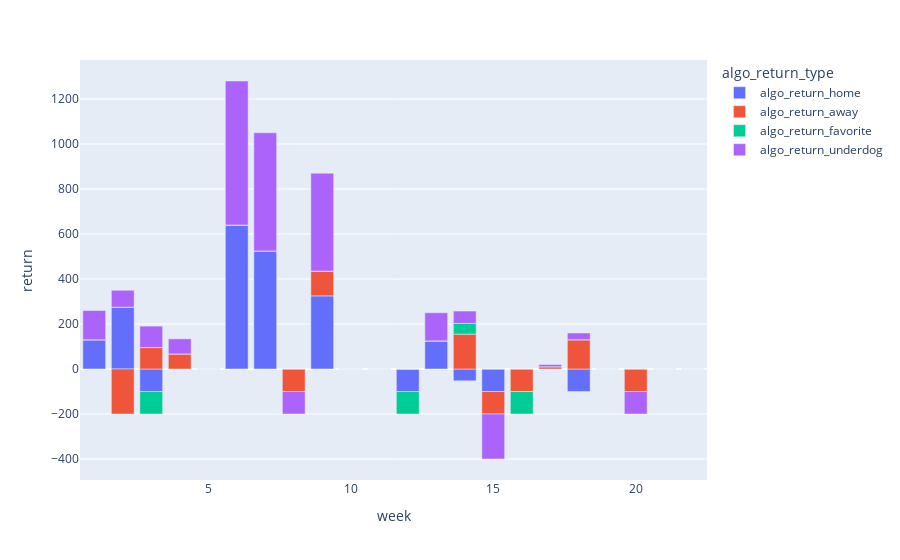

Notebook code for this chart:
### Code cell
# Week by week return 

fig = px.bar(test_pivoted, x="week", y="return", color='algo_return_type')
fig.show()

### Figure 1 — Plotly figure (JSON) as saved in the notebook; plotly's stock layout.template omitted (floating-point values rounded to 4 significant figures)
{"data": [{"alignmentgroup": "True", "hovertemplate": "algo_return_type=algo_return_home<br>week=%{x}<br>return=%{y}<extra></extra>", "legendgroup": "algo_return_home", "marker": {"color": "#636efa", "pattern": {"shape": ""}}, "name": "algo_return_home", "offsetgroup": "algo_return_home", "orientation": "v", "showlegend": true, "textposition": "auto", "type": "bar", "x": [1, 2, 3, 4, 5, 6, 7, 8, 9, 10, 11, 12, 13, 14, 15, 16, 17, 18, 19, 20, 21, 22], "xaxis": "x", "y": [130, 275, -100, 0, 0, 640, 525, 0, 325, 0, 0, -100, 125, -52.38, -100, 0, 0, -100, 0, 0, 0, 0], "yaxis": "y"}, {"alignmentgroup": "True", "hovertemplate": "algo_return_type=algo_return_away<br>week=%{x}<br>return=%{y}<extra></extra>", "legendgroup": "algo_return_away", "marker": {"color": "#EF553B", "pattern": {"shape": ""}}, "name": "algo_return_away", "offsetgroup": "algo_return_away", "orientation": "v", "showlegend": true, "textposition": "auto", "type": "bar", "x": [1, 2, 3, 4, 5, 6, 7, 8, 9, 10, 11, 12, 13, 14, 15, 16, 17, 18, 19, 20, 21, 22], "xaxis": "x", "y": [0, -200, 95.24, 67, 0, 0, 0, -100, 110, 0, 0, 0, 0, 155, -100, -100, 10, 130, 0, -100, 0, 0], "yaxis": "y"}, {"alignmentgroup": "True", "hovertemplate": "algo_return_type=algo_return_favorite<br>week=%{x}<br>return=%{y}<extra></extra>", "legendgroup": "algo_return_favorite", "marker": {"color": "#00cc96", "pattern": {"shape": ""}}, "name": "algo_return_favorite", "offsetgroup": "algo_return_favorite", "orientation": "v", "showlegend": true, "textposition": "auto", "type": "bar", "x": [1, 2, 3, 4, 5, 6, 7, 8, 9, 10, 11, 12, 13, 14, 15, 16, 17, 18, 19, 20, 21, 22], "xaxis": "x", "y": [0, 0, -100, 0, 0, 0, 0, 0, 0, 0, 0, -100, 0, 47.62, 0, -100, 0, 0, 0, 0, 0, 0], "yaxis": "y"}, {"alignmentgroup": "True", "hovertemplate": "algo_return_type=algo_return_underdog<br>week=%{x}<br>return=%{y}<extra></extra>", "legendgroup": "algo_return_underdog", "marker": {"color": "#ab63fa", "pattern": {"shape": ""}}, "name": "algo_return_underdog", "offsetgroup": "algo_return_underdog", "orientation": "v", "showlegend": true, "textposition": "auto", "type": "bar", "x": [1, 2, 3, 4, 5, 6, 7, 8, 9, 10, 11, 12, 13, 14, 15, 16, 17, 18, 19, 20, 21, 22], "xaxis": "x", "y": [130, 75, 95.24, 67, 0, 640, 525, -100, 435, 0, 0, 0, 125, 55, -200, 0, 10, 30, 0, -100, 0, 0], "yaxis": "y"}], "layout": {"barmode": "relative", "legend": {"title": {"text": "algo_return_type"}, "tracegroupgap": 0}, "margin": {"t": 60}, "xaxis": {"anchor": "y", "domain": [0, 1], "title": {"text": "week"}}, "yaxis": {"anchor": "x", "domain": [0, 1], "title": {"text": "return"}}}}
